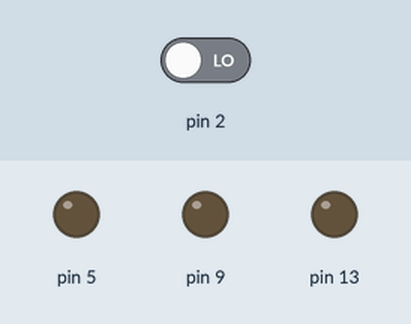
The sketch below on a simulated Arduino Uno, built with avr-gcc and run on an emulated ATmega328P. Shown: output pins drawn as LEDs (lit = HIGH). Dashed ring = blinking. Inputs (shaded band) come from the test bench; at power-on: pin 2 LOW.

Above: at 1.2 s.
1.3 s: pin 2 driven HIGH
At 1.55 s:
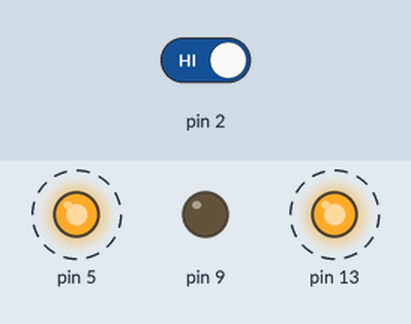
At 1.95 s:
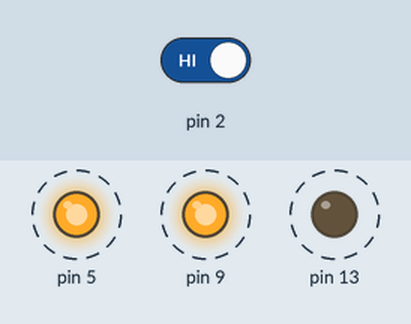
4.3 s: pin 2 driven LOW
At 5.5 s:
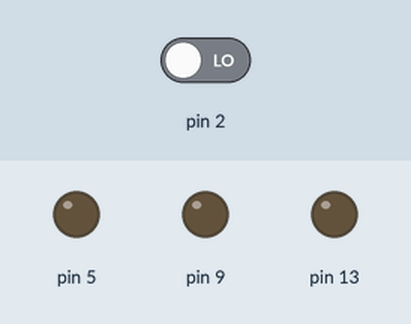
Timing chart, 0 to 7.3 s (numbered marks = the images above; inputs shaded):
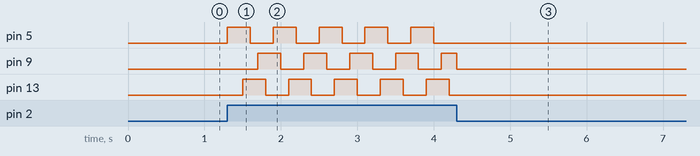

The sketch:

EJ-1.ino
```cpp
int buttonState = 0;
void setup()
{
	pinMode(2, INPUT);
	pinMode(5, OUTPUT);
	pinMode(9, OUTPUT);
	pinMode(13, OUTPUT);
}
void loop()
{
	buttonState=digitalRead(2);
	if (buttonState == HIGH)
    {
		digitalWrite(5, HIGH);
    	delay(100);
		digitalWrite(9, LOW);
    	delay(100);
		digitalWrite(13, HIGH);
		delay(100);
		digitalWrite(5, LOW);
    	delay(100);
		digitalWrite(9, HIGH);
    	delay(100);
		digitalWrite(13, LOW);
		delay(100);
	}
  	else
    {
      digitalWrite(5, LOW);
      digitalWrite(9, LOW);
      digitalWrite(13, LOW);
    }
}
```

Measured:
- after the input at 1.3 s, pin 5: alternates HIGH for 0.30 s and LOW for 0.30 s, starting at once; pin 9: alternates HIGH for 0.30 s and LOW for 0.30 s, starting after 0.40 s; pin 13: alternates HIGH for 0.30 s and LOW for 0.30 s, starting after 0.20 s
- after the input at 4.3 s, pin 5, pin 13: stops changing and stays LOW
